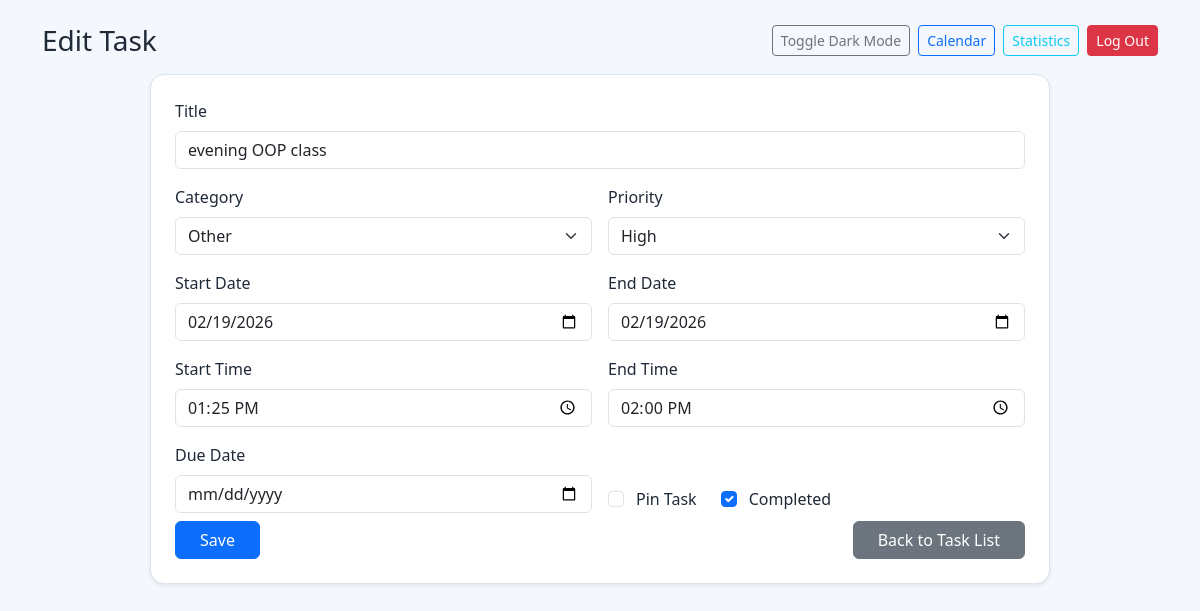
The page /todo/task/update/30/ (signed in) on the database its author committed.
### todo/models.py (models this page shows, shortened)
class Task(models.Model):
    CATEGORY_PERSONAL = 'personal'
    CATEGORY_WORK = 'work'
    CATEGORY_STUDY = 'study'
    CATEGORY_HEALTH = 'health'
    CATEGORY_OTHER = 'other'
    CATEGORY_CHOICES = [
        (CATEGORY_PERSONAL, 'Personal'),
        (CATEGORY_WORK, 'Work'),
        (CATEGORY_STUDY, 'Study'),
        (CATEGORY_HEALTH, 'Health'),
        (CATEGORY_OTHER, 'Other'),
    ]
    PRIORITY_LOW = 'low'
    PRIORITY_MEDIUM = 'medium'
    PRIORITY_HIGH = 'high'
    PRIORITY_CHOICES = [
        (PRIORITY_LOW, 'Low'),
        (PRIORITY_MEDIUM, 'Medium'),
        (PRIORITY_HIGH, 'High'),
    ]
    owner = models.ForeignKey(
        settings.AUTH_USER_MODEL,
        on_delete=models.CASCADE,
        related_name='tasks',
        null=True,
        blank=True
    )
    title = models.CharField(max_length=100)
    category = models.CharField(max_length=20, choices=CATEGORY_CHOICES, default=CATEGORY_OTHER)
    priority = models.CharField(max_length=20, choices=PRIORITY_CHOICES, default=PRIORITY_MEDIUM)
    start_date = models.DateField(null=True)
    end_date = models.DateField(null=True)
    start_time = models.TimeField(null=True, blank=True)
    end_time = models.TimeField(null=True, blank=True)
    due_date = models.DateField(null=True, blank=True)
    is_pinned = models.BooleanField(default=False)
    is_deleted = models.BooleanField(default=False)
    completed = models.BooleanField(default=False)
    completed_at = models.DateTimeField(null=True, blank=True)

### todo/views.py (the view)
# urls.py: path('task/update/<int:pk>/', views.task_update, name='task_update'),
@login_required
def task_update(request, pk):
    task = get_object_or_404(Task, pk=pk, owner=request.user, is_deleted=False)
    if request.method == "POST":
        form = TaskForm(request.POST, instance=task)
        if form.is_valid():
            form.save()
            return redirect('task_list')
    else:
            form = TaskForm(instance=task)
    return render(request, 'todo/task_form.html', {'form':form})

### todo/templates/todo/task_form.html (shortened to what this page needs)
<!DOCTYPE html>
<html lang="en">
<head>
    <link href="https://cdn.jsdelivr.net/npm/bootstrap@5.3.3/dist/css/bootstrap.min.css" rel="stylesheet">
</head>
<body>
    <div class="container py-4">
        <div class="d-flex justify-content-between align-items-center mb-3">
            <h1 class="h3 mb-0">{% if form.instance.pk %}Edit Task{% else %}Add Task{% endif %}</h1>
            <div class="d-flex gap-2">
                <button id="darkModeToggle" type="button" class="btn btn-outline-secondary btn-sm">Toggle Dark Mode</button>
                <a href="{% url 'task_calendar' %}" class="btn btn-outline-primary btn-sm">Calendar</a>
                <a href="{% url 'task_statistics' %}" class="btn btn-outline-info btn-sm">Statistics</a>
                <a href="{% url 'logout' %}" class="btn btn-danger btn-sm">Log Out</a>
            </div>
        </div>
        <div class="panel shadow-sm mx-auto p-3 p-md-4" style="max-width: 900px;">
                <form method="post" class="row g-3">
                    <div class="col-12">
                        <label class="form-label">Title</label>
                        {{ form.title }}
                    </div>
                    <div class="col-12 col-md-6">
                        <label class="form-label">Category</label>
                        {{ form.category }}
                    </div>
                    <div class="col-12 col-md-6">
                        <label class="form-label">Priority</label>
                        {{ form.priority }}
                    </div>
                    <div class="col-12 col-md-6">
                        <label class="form-label">Start Date</label>
                        {{ form.start_date }}
                    </div>
                    <div class="col-12 col-md-6">
                        <label class="form-label">End Date</label>
                        {{ form.end_date }}
                    </div>
                    <div class="col-12 col-md-6">
                        <label class="form-label">Start Time</label>
                        {{ form.start_time }}
                    </div>
                    <div class="col-12 col-md-6">
                        <label class="form-label">End Time</label>
                        {{ form.end_time }}
                    </div>
                    <div class="col-12 col-md-6">
                        <label class="form-label">Due Date</label>
                        {{ form.due_date }}
                    </div>
                    <div class="col-12 col-md-6 d-flex align-items-end">
                        <div class="form-check me-4">
                            {{ form.is_pinned }}
                            <label class="form-check-label ms-1">Pin Task</label>
                        </div>
                        <div class="form-check">
                            {{ form.completed }}
                            <label class="form-check-label ms-1">Completed</label>
                        </div>
                    </div>
                    <div class="col-12 d-flex justify-content-between mt-2">
                        <button type="submit" class="btn btn-primary px-4">Save</button>
                        <a href="{% url 'task_list' %}" class="btn btn-secondary px-4">Back to Task List</a>
                    </div>
                </form>
        </div>
    </div>
</body>
</html>

### todo/templates/todo/task_form.html (style rules this page uses)
:root { --bg-main: #f4f7fb; --bg-panel: #ffffff; --text-main: #1f2937; --line: #dbe3ec; }
body { background: var(--bg-main); color: var(--text-main); }
.panel { background: var(--bg-panel); border: 1px solid var(--line); border-radius: 14px; }

### rows shown on the page
Task: title "evening OOP class", category "Other", priority "High", start_date "02/19/2026", end_date "02/19/2026", start_time "13:25:00", end_time "14:00:00", completed "☑"
